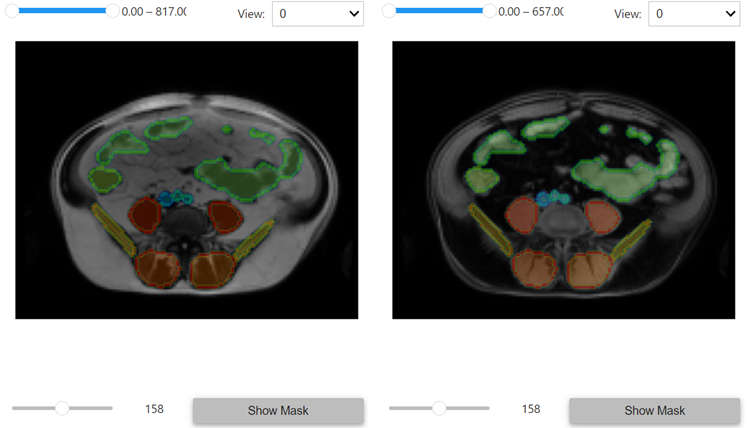
#> input picture images/ListViewer_Example.png, 748 x 428 px
$ python -i stitching.py   (imports and definitions only)
#> lines starting #> are read from the running program, lines starting #| are printed output that depends on the picture
# Copyright 2024 AI-Assisted Healthcare Lab

# Licensed under the Apache License, Version 2.0 (the "License");
# you may not use this file except in compliance with the License.
# You may obtain a copy of the License at

#     http://www.apache.org/licenses/LICENSE-2.0

# Unless required by applicable law or agreed to in writing, software
# distributed under the License is distributed on an "AS IS" BASIS,
# WITHOUT WARRANTIES OR CONDITIONS OF ANY KIND, either express or implied.
# See the License for the specific language governing permissions and
# limitations under the License.

"""
Stitching multiple sitk.Images to create one single large image
"""

import warnings
from typing import List, Tuple

import numpy as np
import SimpleITK as sitk
from scipy.ndimage import gaussian_filter
from tqdm.autonotebook import tqdm


# [308 lines left out: functions no_negative_intensities, left_upper, get_spatial_size, right_lower, resample_images_to_fit, translate_image and 2 more, not called in this run]


def resample_to_isotropic(
    img: sitk.Image,
    new_spacing: Tuple[float, float, float] = (1.0, 1.0, 1.0),
    is_label=False,
) -> sitk.Image:
    """
    This function resamples an image to isotropic pixel spacing.

    Args:
        img: input SimpleITK image.
        new_spacing: desired pixel spacing.
        interpolator: interpolation method (default is sitk.sitkLinear).

    Returns:
        Resampled SimpleITK image.
    """
    # Original image spacing and size
    original_spacing = img.GetSpacing()
    original_size = img.GetSize()

    # Compute new image size
    new_size = [int(round(osz * ospc / nspc)) for osz, ospc, nspc in zip(original_size, original_spacing, new_spacing)]

    # Resample image
    resampler = sitk.ResampleImageFilter()
    resampler.SetOutputSpacing(new_spacing)
    resampler.SetSize(new_size)
    resampler.SetOutputDirection(img.GetDirection())
    resampler.SetOutputOrigin(img.GetOrigin())
    resampler.SetTransform(sitk.Transform())

    if no_negative_intensities(img):
        resampler.SetDefaultPixelValue(0)
    else:
        resampler.SetDefaultPixelValue(img.GetPixelIDValue())

    if is_label:
        resampler.SetInterpolator(sitk.sitkNearestNeighbor)
    else:
        resampler.SetInterpolator(sitk.sitkLinear)

    return resampler.Execute(img)


def stitch_images(
    images: List[sitk.Image],
    new_spacing: Tuple[float, float, float] = (1.0, 1.0, 1.0),
    translate: bool = False,
    gaus: bool = True,
    is_label: bool = False,
    disable_pbar: bool = False,
) -> List[sitk.Image]:
    """
    Combine a list of images into a single large image with isotropnic spacing

    Args:
        images: list of SimpleITK images.
        new_spacing: desired pixel spacing.
        translate (bool): translate moving images with image registration
        gaus (bool): apply a gaussian filter (z-axis only) on the overlap of images

    Returns:
        Stitched SimpleITK image.
    """

    if is_label:
        gaus = False

    isotrophic_images = [
        resample_to_isotropic(img, new_spacing=new_spacing, is_label=is_label)
        for img in tqdm(images, postfix="Resampling Series", leave=False, disable=disable_pbar)
    ]

    fixed_image, *moving_images = isotrophic_images
    for moving in tqdm(moving_images, postfix="Stitching Series", leave=False, disable=disable_pbar):
        fixed_image = stitch_two_images(fixed_image, moving, translate, gaus, is_label)
    return fixed_image


# [27 lines left out: function unstitch, not called in this run]

>>> import cv2
>>> picture = cv2.imread('../../images/ListViewer_Example.png', cv2.IMREAD_GRAYSCALE)
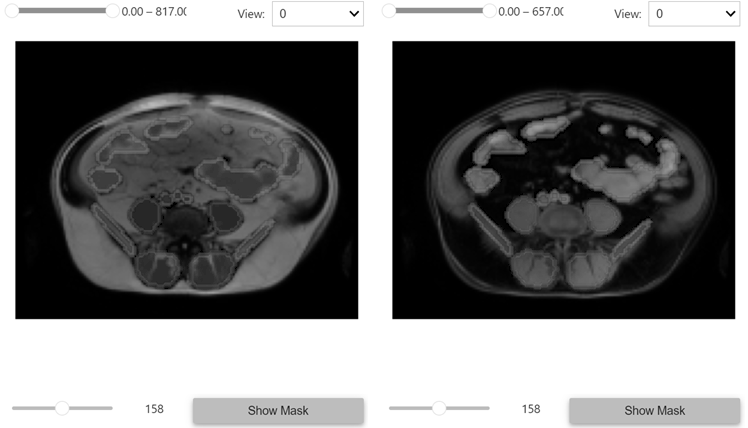
#> picture: shape (428, 748); min 0, max 255, mean 118.4
>>> result = stitch_images(picture)
#> (the run stopped early here; a loop or call above may not have finished)
